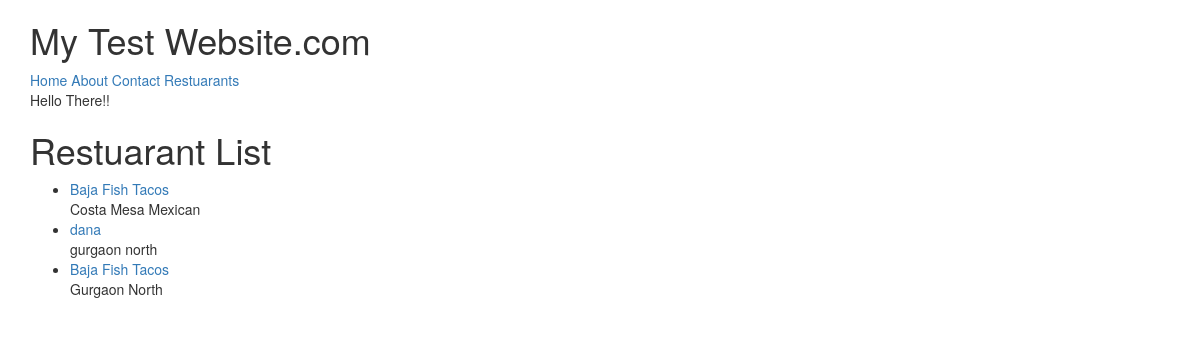
Before: /restuarants/ with the older database file.
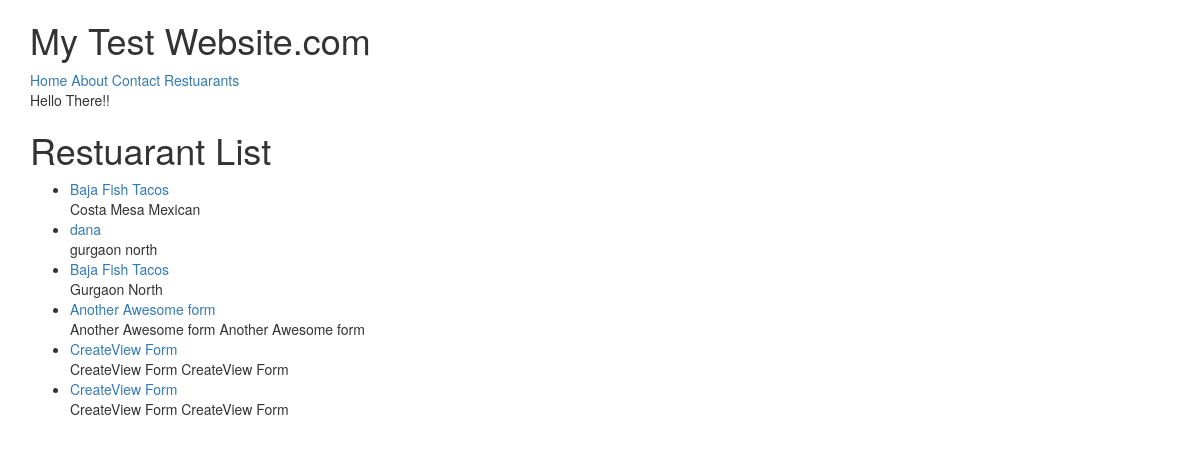
After: the same page with the newer database file.
### restaurants/models.py (models this page shows, shortened)
class RestaurantLocation(models.Model):
    name            = models.CharField(max_length = 120)
    location        = models.CharField(max_length = 120, null=True, blank=True)
    category        = models.CharField(max_length = 120, null=True, blank=True, validators=[validate_category])
    timestamp       = models.DateTimeField(auto_now_add=True)
    updated         = models.DateTimeField(auto_now=True)
    slug        = models.SlugField(null=True, blank=True)
    def __str__(self):
        return self.name

### restaurants/views.py (the view)
# urls.py: url(r'^restuarants/$', RestuarantListView.as_view()),
class RestuarantListView(ListView):
    def get_queryset(self):
        slug = self.kwargs.get('slug')
        if slug:
            queryset = RestaurantLocation.objects.filter(
                Q(category__iexact=slug) |
                Q(category__icontains=slug)
            )
        else:
            queryset = RestaurantLocation.objects.all()
        return queryset
    def get_context_data(self, *args, **kwargs):
        print self.kwargs
        context = super(RestuarantListView, self).get_context_data(*args, **kwargs)
        print context
        return context

### restaurants/templates/restaurants/restaurantlocation_list.html
{% extends "base.html" %}
{% block content %}
{{ block.super }}
<h1> Restuarant List </h1>
<ul>
  {% for object in object_list %}
    <li><a href='/restuarants/{{ object.slug }}'> {{ object.name }} </a>
    </br>{{ object.location }}  {{ object.category }}</li>
  {% endfor %}
</ul>
{% endblock content %}

### templates/base.html (shortened to what this page needs)
<!Doctype html>
<html lan='en'>
<head>
    {% include "snippets/css.html" %}
</head>
  <body>
    {% include "snippets/nav.html" %}
    <div class='container'>
      {% block content %}
        Hello There!!
      {% endblock content %}
    </div>
  </body>
</html>

### templates/snippets/css.html (shortened to what this page needs)
<link rel="stylesheet" href="https://maxcdn.bootstrapcdn.com/bootstrap/3.3.7/css/bootstrap.min.css">
<link rel="stylesheet" href="https://maxcdn.bootstrapcdn.com/bootstrap/3.3.7/css/bootstrap-theme.min.css">

### templates/snippets/nav.html
<div class='container'>
  <h1>
    My Test Website.com
  </h1>
  <a href="/">Home</a>
  <a href="/about">About</a>
  <a href="/contact">Contact</a>
  <a href="/restuarants">Restuarants</a>
</div>

Changed rows visible on the page:
added RestaurantLocation: name "Another Awesome form", location "Another Awesome form", category "Another Awesome form"
added RestaurantLocation: name "CreateView Form", location "CreateView Form", category "CreateView Form"
added RestaurantLocation: name "CreateView Form", location "CreateView Form", category "CreateView Form"
